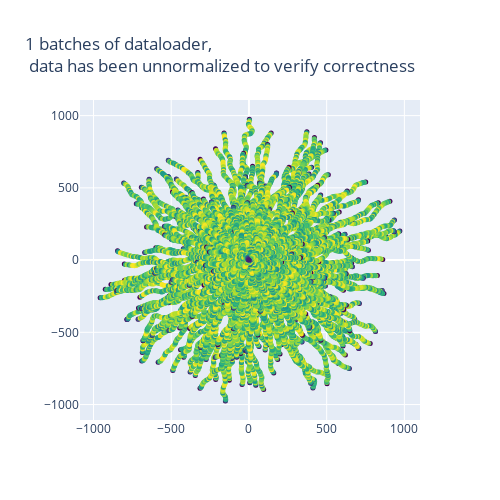

The notebook cell this image was saved under:
### Code cell
from src.mouseGAN.model_config import Config, LR_SCHEDULERS, LOSS_FUNC, \
    C_MiniBatchDisc, C_Discriminator, C_Generator, C_EMA_Plateua_Sch, \
    C_Step_Sch, C_LossGap_Sch
from src.mouseGAN.models import MouseGAN
from src.mouseGAN.experimentTracker import initialize_wandb

# IN_COLAB = True
LOAD_PRETRAINED = False
BATCH_SIZE = 256
num_epochs = 1000
num_feats = train_trajs[0].shape[1]
latent_dim = 100
num_target_feats = 4 # width, height, start_x, start_y
MAX_SEQ_LEN = max([len(traj) for traj in train_trajs + test_trajs])

D_config = C_Discriminator(lr=0.0001, bidirectional=True, hidden_units=128, num_lstm_layers=4, useEndDeviationLoss=True)
G_config = C_Generator(lr=0.0001, hidden_units=128, num_lstm_layers=4, useOutsideTargetLoss=True, drop_prob=0.1,
                layer_normalization = True,
                residual_connections = True)

# D_sch_config = C_Step_Sch(2, 0.5)
D_sch_config = C_LossGap_Sch(cooldown=int(BATCH_SIZE)/8, lr_shrinkMin=0.1, lr_growthMax=2.0, 
                            discLossDecay=0.8, lr_max = 0.0005, lr_min = 1*10**(-9))
# G_sch_config = C_Step_Sch(2, 0.5)
# G_sch_config = C_EMA_Plateua_Sch(patience=BATCH_SIZE, cooldown=int(BATCH_SIZE/8), factor=0.5, ema_alpha=0.4)

config = Config(num_epochs, BATCH_SIZE, num_feats, latent_dim, num_target_feats, MAX_SEQ_LEN,
                discriminator=D_config, generator=G_config, 
                D_lr_scheduler=D_sch_config, #G_lr_scheduler=G_sch_config,
                locationMSELoss = False)

## verifying the mean trajectory is centered around zero (even class distribution)
# dataset.plotMeanPath()
trainDataloader = getDataloader(train_trajs, train_targets, config.BATCH_SIZE)
testDataloader = getDataloader(test_trajs, test_targets, config.BATCH_SIZE)

visuallyVertifyDataloader(trainDataloader, dataset, showNumBatches=1)

if IN_COLAB:
    run = initialize_wandb(config)
device = torch.device("cuda" if torch.cuda.is_available() else "cpu")
gan = MouseGAN(dataset, trainDataloader, testDataloader, device, config, IN_COLAB=IN_COLAB, verbose=True, printBatch=True)
if LOAD_PRETRAINED:
    gan.loadPretrained(startingEpoch='final')

print(gan.discriminator)
print(gan.generator)

gan.train(modelSaveInterval=3, catchErrors=False)
if IN_COLAB:
    wandb.finish()
